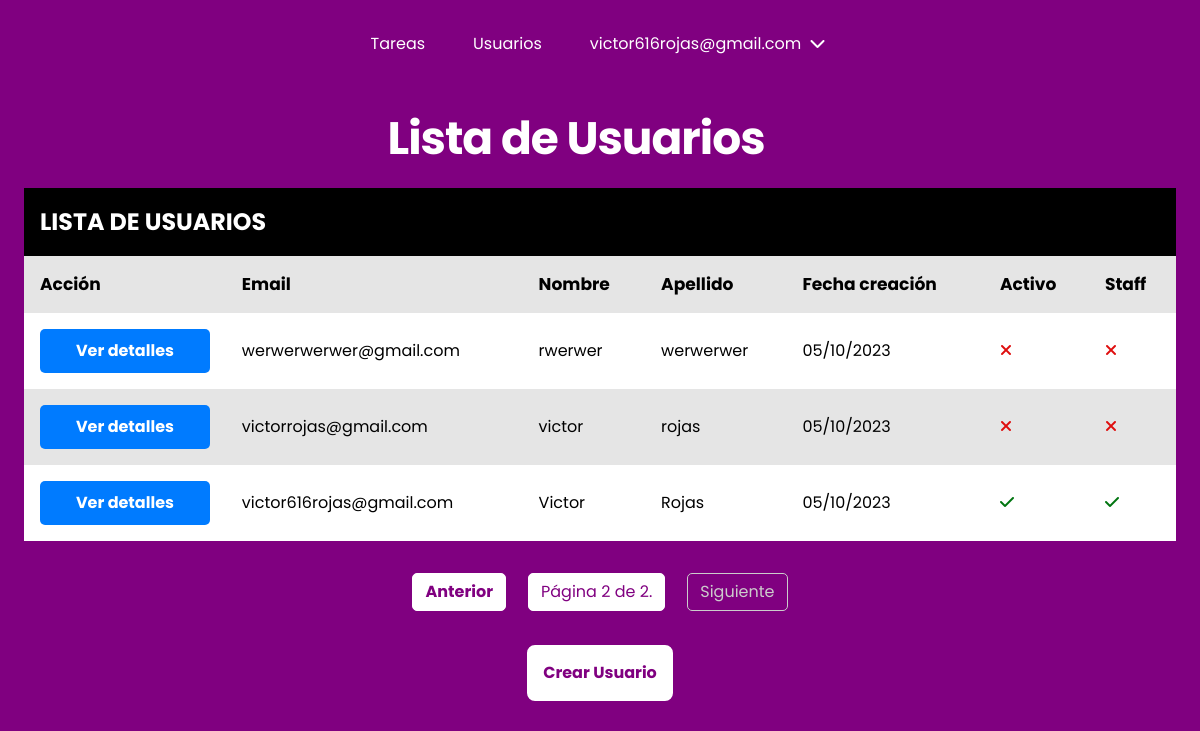
The app's page /users/?page=2 (signed in) with its own data.
### users/models.py (models this page shows, shortened)
class CustomUser(AbstractBaseUser, PermissionsMixin):
    email = models.EmailField(unique=True, max_length=25)
    password = models.CharField(max_length=128)
    first_name = models.CharField(max_length=30, blank=True)
    last_name = models.CharField(max_length=30, blank=True)
    date_joined = models.DateTimeField(default=timezone.now)
    is_active = models.BooleanField(default=True)
    is_staff = models.BooleanField(default=False)
    is_worker = models.BooleanField(default=False)
    profile_picture = models.ImageField(upload_to='users/images/profile_pictures/',
                                        blank=True, null=True)
    objects = CustomUserManager()  # Instanciamos nuestro administrador personalizado
    USERNAME_FIELD = "email"
    REQUIRED_FIELDS = []
    class Meta:
        ordering = ["-date_joined"]

### users/decorators.py (the view)
    def _wrapped_view(request, *args, **kwargs):
        if request.user.is_staff or request.user.is_worker:
            return view_func(request, *args, **kwargs)
        else:
            return redirect('login')

### users/views.py (called while the page is built)
@login_required(login_url="/users/login/")
@admin_or_worker_required
def list_users(request):
    users = CustomUser.objects.all()
    page_number = request.GET.get("page")  # Devuelve un str
    try:
        page_number = int(page_number)  # Convierte a entero
    except (TypeError, ValueError):
        page_number = 1  # Si no es un número válido, muestra la primera página
    paginator = Paginator(
        users, 4
    )  # Cambia 10 al número de elementos por página que desees
    try:
        users = paginator.page(page_number)
    except EmptyPage:
        users = paginator.page(1)  # Si la página está vacía, muestra la primera página
    return render(request, "users/list.html", {"users": users})

### users/templates/users/list.html (shortened to what this page needs)
{% extends "base.html" %}
{% load static %}
{% block css %}
<link rel="stylesheet" type="text/css" href="{% static 'users/css/style.css' %}" /> {% endblock %}
{% block content %}
<section class="container">
    <h1 class="fs-6">Lista de Usuarios</h1>
    <div class="table-wrapper">
        <table>
            <caption role="caption" class="fs-3">
                Lista de usuarios
            </caption>
            <thead>
                <tr class="table__headers fs-1">
                    <th>Acción</th>
                    <th>Email</th>
                    <th>Nombre</th>
                    <th>Apellido</th>
                    <th>Fecha creación</th>
                    <th>Activo</th>
                    <th>Staff</th>
                </tr>
            </thead>
            <tbody>
                {% for user in users %}
                <tr>
                    <td headers="actions"><a class="table__action" href="{% url 'user-detail' user.id %}">Ver
                            detalles</a>
                    </td>
                    <td headers="email">{{ user.email }}</td>
                    <td headers="first_name">{{ user.first_name }}</td>
                    <td headers="last_name">{{ user.last_name }}</td>
                    <td headers="date_joined">{{ user.date_joined|date:"d/m/Y" }}</td>
                    <td headers="is_active" class="table__status-cell">{% if user.is_active %}<i
                            class="fa-solid fa-check status-cell__ticket"></i>{% else %}<i
                            class="fa-solid fa-xmark status-cell__cross"></i>{% endif %}</td>
                    <td headers="is_staff" class="table__status-cell">{% if user.is_staff %}<i
                            class="fa-solid fa-check status-cell__ticket"></i>{% else %}<i
                            class="fa-solid fa-xmark status-cell__cross"></i>{% endif %}</td>
                </tr>
                {% empty %}
                <tr>
                    <td colspan="7">No hay usuarios registrados.</td>
                </tr>
                {% endfor %}
            </tbody>
        </table>
    </div>
    <div class="pagination">
        <span class="step-links">
            {% if users.has_previous %}
            <a href="?page={{ users.previous_page_number }}">Anterior</a>
            {% else %}
            <span class="disabled">Anterior</span>
            {% endif %}
            <span class="current-page">
                Página {{ users.number }} de {{ users.paginator.num_pages }}.
            </span>
            {% if users.has_next %}
            <a href="?page={{ users.next_page_number }}">Siguiente</a>
            {% else %}
            <span class="disabled">Siguiente</span>
            {% endif %}
        </span>
    </div>
    <div class="links-container">
        <a class="btn btn-secondary" href="{% url 'user-create' %}">Crear Usuario</a>
    </div>
</section>
{% endblock %}

### taskmaster/templates/base.html (shortened to what this page needs)
{% load static %}
<!DOCTYPE html>
<html lang="es">
<head>
    <link rel="stylesheet" type="text/css" href="{% static 'css/main.css' %}" />
    <link rel="stylesheet" href="https://cdnjs.cloudflare.com/ajax/libs/font-awesome/6.4.2/css/all.min.css" />
    <link rel="stylesheet" href="https://cdn.jsdelivr.net/npm/bootstrap-icons@1.11.1/font/bootstrap-icons.css">
    {% block css %}{% endblock %}
</head>
<body>
    {% if request.user.is_authenticated %}
    <header class="primary-header flex">
        <nav>
            <ul id="primary-navigation" data-visible="false" class="primary-navigation flex">
                <li class="active"><a href="{% url 'task-list' %}">Tareas</a></li>
                {% if request.user.is_staff %}
                <li class="active"><a href="{% url 'user-list' %}">Usuarios</a></li>
                {% endif %}
                <li class="active has-dropdown">{{ request.user.email }} <i class="fa-solid fa-chevron-down"></i>
                </li>
            </ul>
        </nav>
    </header>
    {% endif %}
    <main>{% block content %}{% endblock %}</main>
</body>
</html>

### taskmaster/static/css/main.css (style rules this page uses)
:root { --clr-white: rgb(255, 255, 255); --clr-neutral-400: rgb(3, 3, 3); --clr-accent-700: rgb(128, 0, 128); --clr-gradient-accent: rgb(182, 0, 136); --clr-complete: rgb(0, 117, 16); --clr-incomplete: rgb(223, 14, 14); --clr-btn-edit: rgb(0, 123, 255); --clr-btn-delete: rgb(223, 14, 14); --clr-btn-return: rgb(128, 0, 128); --clr-btn-edit-hover: rgba(0, 123, 255, 0.8); --clr-btn-delete-hover: rgba(223, 14, 14, 0.8); --clr-btn-return-hover: rgba(128, 0, 128, 0.8); --bg-clr: rgb(250, 250, 250); --ff-primary: "Poppins", Arial, Helvetica, sans-serif; --fw-regular: 400; --fw-semi-bold: 600; --fw-bold: 700; --fs-1: clamp(0.75rem, calc(0.55rem + 0.69vw), 1.19rem); --fs-2: clamp(0.78rem, calc(0.59rem + 0.81vw), 1.4rem); --fs-3: clamp(0.88rem, calc(0.69rem + 1.06vw), 1.75rem); --fs-4: clamp(1.05rem, calc(0.81rem + 1.38vw), 2.19rem); --fs-5: clamp(1.26rem, calc(0.95rem + 1.79vw), 2.73rem); --fs-6: clamp(1.51rem, calc(1.11rem + 2.31vw), 3.42rem); --fs-7: clamp(1.81rem, calc(1.29rem + 2.98vw), 4.27rem); --fs-8: clamp(2.18rem, calc(1.51rem + 3.83vw), 5.34rem); --fs-btn-1: clamp(1rem, calc(1rem + 0.05vw), 1.19rem); }
*, *::before, *::after { box-sizing: border-box; }
* { margin: 0; padding: 0; font: inherit; }
html { scroll-behavior: smooth; scroll-padding-top: var(--scroll-padding, 75px); }
body { line-height: 1.5; background-color: var(--clr-accent-700); font-family: var(--ff-primary); }
h1, h2, p { color: var(--clr-neutral); }
caption { font-weight: var(--fw-bold); }
.fs-1 { font-size: var(--fs-1); }
.fs-3 { font-size: var(--fs-3); }
.fs-6 { font-size: var(--fs-6); }
h1 { margin-block: 1rem; width: min(100% - 3rem, 40ch); letter-spacing: -1px; text-align: left; }
.container { width: min(100% - 3rem, 120ch); margin-inline: auto; margin-block: 1rem; }
.flex { display: flex; gap: var(--gap, 1rem); }
.primary-header { align-items: center; justify-content: center; }
.primary-navigation { list-style: none; }
.primary-navigation a { text-decoration: none; color: var(--clr-white); }
.has-dropdown { display: inline-block; color: var(--clr-white); cursor: pointer; position: relative; }
.fa-chevron-down { padding-inline: 0.25rem; transition: transform 0.3s ease; }
.btn-secondary { color: var(--clr-accent-700); background-color: var(--clr-white); border: 2px solid var(--clr-accent-700); }
@media (min-width: 35em) { .primary-navigation { --gap: clamp(1.5rem, 5vw, 3rem); padding-block: 2rem; padding-inline: clamp(3rem, 8vw, 10rem); } }
@media (min-width: 35em) { .container h1 { text-align: center; } }
h1 { font-weight: var(--fw-bold); color: var(--clr-white); }
.btn { font-weight: bold; padding: 1rem; border-radius: 10px; text-align: center; cursor: pointer; }
.table-wrapper { overflow-x: auto; margin-top: 1rem; }
table { width: 100%; border-collapse: collapse; background-color: #ffffff; }
caption, th, td { padding: 1rem; }
caption, th { text-align: left; font-weight: var(--fw-bold); }
caption { color: var(--clr-white); background-color: hsl(0, 0%, 0%); text-transform: uppercase; }
th { background-color: rgba(0, 0, 0, 0.1); }
tr:nth-of-type(2n) { background-color: rgba(0, 0, 0, 0.1); }
.table__action { display: flex; justify-content: center; padding: 10px 20px; background-color: var(--clr-btn-edit); color: var(--clr-white); text-decoration: none; border: 0; border-radius: 5px; cursor: pointer; font-weight: var(--fw-bold); transition: background-color 0.1s ease; }
.status-cell__ticket { color: var(--clr-complete); }
.status-cell__cross { color: var(--clr-incomplete); }
.links-container { display: block; margin-top: 2rem; display: flex; justify-content: center; align-items: center; }
.links-container a { text-decoration: none; }
.pagination { margin-block: 2rem; }
.step-links { display: flex; justify-content: center; gap: 1rem; text-align: center; }
.step-links a { display: inline-block; padding: 6px 12px; text-decoration: none; background-color: var(--clr-white); color: var(--clr-accent-700); border: 1px solid var(--clr-white); border-radius: 3px; margin: 0 3px; font-weight: var(--fw-bold); border-radius: 5px; }
.step-links .disabled { display: inline-block; padding: 6px 12px; color: #ccc; border: 1px solid #ccc; border-radius: 5px; margin: 0 3px; pointer-events: none; }
.step-links .current-page { display: inline-block; padding: 6px 12px; background-color: var(--clr-white); color: var(--clr-accent-700); border: 1px solid var(--clr-white); border-radius: 5px; margin: 0 3px; }

### records on screen
CustomUser: user.email "victor616rojas@gmail.com", email "victor616rojas@gmail.com", first_name "Victor", last_name "Rojas", date_joined "05/10/2023", is_active True (drawn), is_staff True (drawn)
CustomUser: email "werwerwerwer@gmail.com", first_name "rwerwer", last_name "werwerwer", date_joined "05/10/2023", is_active False (drawn), is_staff False (drawn)
CustomUser: email "victorrojas@gmail.com", first_name "victor", last_name "rojas", date_joined "05/10/2023", is_active False (drawn), is_staff False (drawn)

### other values on screen
{{ users.number }} "2"
{{ users.paginator.num_pages }} "2"
